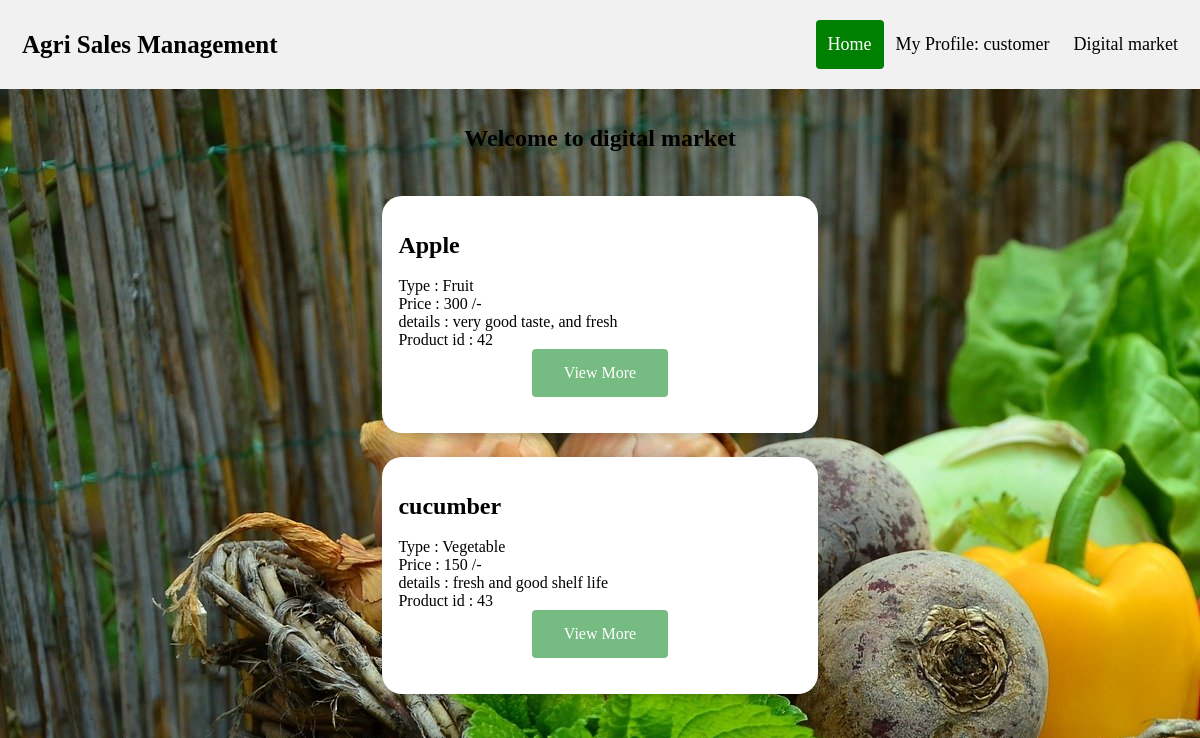
The page /productMenu.php (signed in) on the database its author committed.
### tables this page shows
CREATE TABLE `fproduct` (
  `fid` int(255) NOT NULL,
  `pid` int(255) NOT NULL,
  `product` varchar(255) NOT NULL,
  `pcat` varchar(255) NOT NULL,
  `pinfo` varchar(255) NOT NULL,
  `price` float NOT NULL
);

### productMenu.php (the view, shortened to what this page needs)
<?php
	require 'db.php';
?>
<!DOCTYPE html>
<html lang="en">
	<head>
		<link rel="stylesheet" href="css/style1.css">
		<link rel="stylesheet" href="css/style3.css">
	</head>
	<body class>
		<?php
			require 'menu.php';
		?>
			<section id="main">
				<div class="container">
				<br><br>
						<center>
							<h2>Welcome to digital market</h2>
						</center>
						<br><br>
				</div>
			<section id="two" class="wrapper style2 align-center">
				<div class="container">
				<?php
					if(!isset($_GET['type']) OR $_GET['type'] == "all")
					{
					 	$sql = "SELECT * FROM fproduct WHERE 1";
					}
					$result = mysqli_query($conn, $sql);
				?>
				<div class="row">
				<?php
					while($row = $result->fetch_array()):
				?>
				<div class="row">
        			<div class="column">
            			<div class="card">
               				<div class="container">
							   <section>
								<br><br>
								<strong><h2 class="title" style="color:black; "><?php echo $row['product'].'';?></h2></strong>
								<br>
								<blockquote><?php echo "Type : ".$row['pcat'].'';?><br>
								<?php echo "Price : ".$row['price'].' /-';?><br>
								<?php echo "details : ".$row['pinfo'].'';?><br>
								<?php echo "Product id : ".$row['pid'].'';?><br>
								</blockquote>
								<center><a href="review.php?pid=<?php echo $row['pid'] ;?>" class="buttonfit"> View More </a></center>
								<br><br>
								</section>
                			</div>
            			</div>
        			</div>
				</div>
				<?php endwhile;	?>
				</div>
			</section>
		</section>
</body>
</html>

### css/style1.css (style rules this page uses)
* { margin: 0; padding: 0; box-sizing: border-box; }
.buttonfit { background-color:rgba(31, 145, 50, 0.61); border-radius: 4px; border: 0px; color: white; padding: 15px 32px; text-align: center; text-decoration: none; display: inline-block; font-size: 16px; }

### css/style3.css (style rules this page uses)
body { margin: 0; }
body { height: 100vh; width: 100%; }
.column { margin: auto; width: 40%; margin-bottom: 16px; padding: 0 8px; }
html { box-sizing: border-box; }
*, *:before, *:after { box-sizing: inherit; }
.card { box-shadow: 0 4px 8px 0 rgba(0, 0, 0, 0.2); margin: 8px; background-color: #ffffff; border-radius: 20px; }
.container { padding: 0 16px; }
.container::after, .row::after { content: ""; clear: both; display: table; }
.title { color: rgb(61, 57, 57); }

### productMenu.php (style rules this page uses)
body { background-image: url('images/image6.jpg'); }

### rows shown on the page
fproduct: product "Apple", pcat "Fruit", price "300", pinfo "very good taste, and fresh", pid "42"
fproduct: product "cucumber", pcat "Vegetable", price "150", pinfo "fresh and good shelf life", pid "43"

### other values the page prints
$loginProfile "My Profile: customer"
